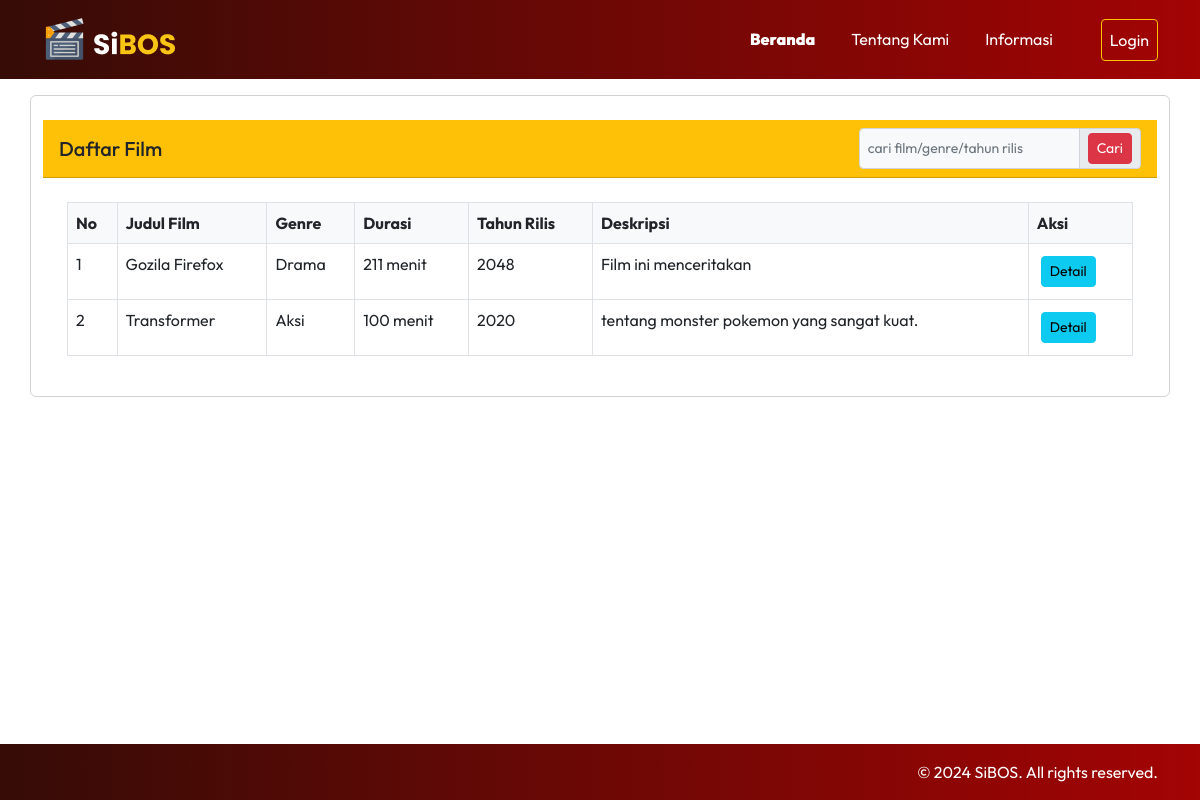
The app's page /public/film, older data.
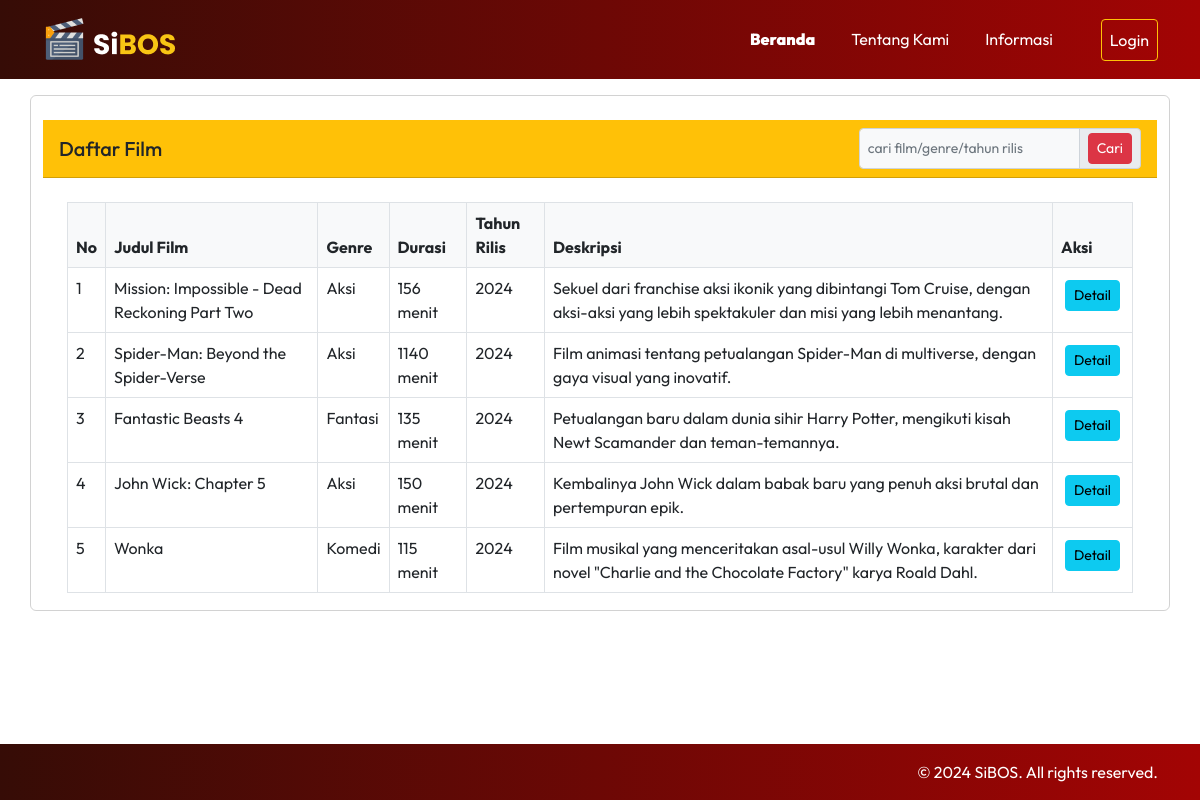
The same page, newer data.
### tables this page shows
CREATE TABLE `film` (
  `id` int NOT NULL,
  `judul` varchar(255) DEFAULT NULL,
  `genre` varchar(255) DEFAULT NULL,
  `durasi` int DEFAULT NULL,
  `tahun_rilis` int DEFAULT NULL,
  `deskripsi` text
);

### app/core/Controller.php (called while the page is built, shortened)
<?php
class Controller
{
    public function view($view, $data = [])
    {
        require_once "../app/views/" . $view . ".php";
    }
    public function model($model){
        return new $model;
    }
}

### app/controllers/Film.php (called while the page is built, shortened)
<?php
class Film extends Controller
{
    public function index()
    {
        $data['title'] = 'Film Bioskop';
        $data['film'] = $this->model('film_model')->getAllFilm();
        $this->view('templates/header', $data);
        $this->view('film/index', $data);
        $this->view('templates/footer');
    }
}

### app/core/App.php (called while the page is built, shortened)
<?php
class App {
    protected $method = "index";
    protected $params = [];
    public function __construct()
    {
        $this->controller = new $this->controller;
        call_user_func_array([$this->controller, $this->method], $this->params);
    }
}

### public/index.php (called while the page is built, shortened)
<?php
$app = new App;
?>

### app/core/Database.php (called while the page is built, shortened)
<?php
class Database{
    private $host = DB_HOST;
    private $user = DB_USER;
    private $pass = DB_PASS;
    private $db_name = DB_NAME;
    private $dbh;
    private $stmt;
    public function __construct()
    {
        $dsn = 'mysql:host=' . $this->host .';dbname=' . $this->db_name  ;
        $option = [
            PDO::ATTR_PERSISTENT => true,
            PDO::ATTR_ERRMODE => PDO::ERRMODE_EXCEPTION
        ];
        try{
            $this->dbh = new PDO($dsn, $this->user, $this->pass, $option);
        } catch(PDOException $e){
            die($e->getMessage());
        }
    }
    public function query($query)
    {
        $this->stmt = $this->dbh->prepare($query);
    }
    public function execute()
    {
        $this->stmt->execute();
    }
    public function resultSet()
    {
        $this->execute();
        return $this->stmt->fetchAll(PDO::FETCH_ASSOC);
    }
}

### app/models/film_model.php (called while the page is built, shortened)
<?php
    class film_model {
        private $table = 'film';
        private $db;
        public function __construct()
        {
            $this->db = new Database;
        }
        public function getAllFilm()
        {
            $this->db->query(' SELECT * FROM ' . $this->table);
            return $this->db->resultSet();
        }
    }
?>

### app/views/film/index.php (the view, shortened to what this page needs)
<section class="container">
    <div class="row my-3">
        <div class="card">
            <div class="card-header bg-warning mt-2">
                <h5 class="card-title mb-0">Daftar Film</h5>
                <form action="<?= BASEURL; ?>/film/cari" method="post">
                    <div class="input-group input-group-sm">
                        <input type="text" class="form-control form-control-sm bg-light" name="keyword" placeholder="cari film/genre/tahun rilis" autocomplete="off">
                        <span class="input-group-text">
                            <button type="submit" class="btn btn-sm btn-danger" id="cariFilm">Cari</button>
                        </span>
                    </div>
                </form>
            </div>
            <div class="card-body">
                <div class="table-responsive table-sm p-2" style="max-height: 400px;">
                    <table class="table table-hover table-bordered" id="dataTable" width="100%" cellspacing="0">
                        <thead class="bg-light">
                            <tr>
                                <th>No</th>
                                <th>Judul Film</th>
                                <th>Genre</th>
                                <th>Durasi</th>
                                <th>Tahun Rilis</th>
                                <th>Deskripsi</th>
                                <th>Aksi</th>
                            </tr>
                        </thead>
                        <tbody>
                            <?php $no = 1;
                            foreach ($data['film'] as $film) : ?>
                                <tr>
                                    <td><?= $no++; ?></td>
                                    <td><?= $film['judul'] ?></td>
                                    <td><?= $film['genre'] ?></td>
                                    <td><?= $film['durasi'] ?> menit</td>
                                    <td><?= $film['tahun_rilis'] ?></td>
                                    <td><?= $film['deskripsi'] ?></td>
                                    <td>
                                        <a href="<?= BASEURL; ?>/film/detail/<?= $film['id'] ?>" class="btn btn-info btn-sm btn-detail m-1">Detail</a>
                                    </td>
                                </tr>
                            <?php endforeach; ?>
                        </tbody>
                    </table>
                </div>
            </div>
        </div>
    </div>
</section>

### app/views/templates/header.php (shortened to what this page needs)
<!DOCTYPE html>
<html lang="en">
<head>
    <link href="<?= BASEURL; ?>/css/bootstrap.min.css" rel="stylesheet">
    <link href="<?= BASEURL; ?>/style.css" rel="stylesheet">
    <link href="<?= BASEURL; ?>/mobile.css" rel="stylesheet">
    <link rel="stylesheet" href="https://cdnjs.cloudflare.com/ajax/libs/font-awesome/5.15.4/css/all.min.css" />
</head>
<body>
    <nav class="navbar navbar-expand-lg">
        <div class="container">
            <a class="navbar-brand text-white" href="<?= BASEURL; ?>">
                <img src="<?= BASEURL; ?>/img/logo.png">
            </a>
            <div class="collapse navbar-collapse" id="navbarNavAltMarkup">
                <div class="navbar-nav ms-auto">
                    <a class="nav-link active text-white" aria-current="page" href="<?= BASEURL; ?>">Beranda</a>
                    <a class="nav-link text-white" href="<?= BASEURL; ?>/about">Tentang Kami</a>
                    <a class="nav-link text-white" href="<?= BASEURL; ?>/information">Informasi</a>
                    <?php if (isset($_SESSION['user'])): ?>
                        <a class="nav-link btn btn-sm btn-outline-warning text-white" href="<?= BASEURL; ?>/login/logout">Logout</a>
                    <?php else: ?>
                        <a class="nav-link btn btn-sm btn-outline-warning text-white" href="<?= BASEURL; ?>/login">Login</a>
                    <?php endif; ?>
                </div>
            </div>
        </div>
    </nav>
    <div class="container-fluid">

### app/views/templates/footer.php (shortened to what this page needs)
</div>
<footer class="bg-footer text-white py-3 mt-auto">
    <div class="container text-end">
        <p class="mb-0">&copy; 2024 SiBOS. All rights reserved.</p>
    </div>
</footer>
</body>
</html>

### public/style.css (style rules this page uses)
body { font-family: 'Outfit', sans-serif; }
html, body { height: 100%; margin: 0; display: flex; flex-direction: column; }
.container-fluid { flex: 1; padding-left: 0; padding-right: 0; }
.navbar { background: linear-gradient(to right, #360c06, #a30404); }
.navbar-brand { font-weight: 600; font-size: 2rem; }
.nav-link { font-weight: 400; font-size: 1rem; margin-right: 20px; }
.nav-link.active { font-weight: 900; }
.navbar-nav .nav-link:last-child { margin-right: 0; }
.navbar-nav .nav-link.btn { margin-left: 20px; }
.card { background: none !important; border-color: linear-gradient(to right, #360c06, #a30404); }
.card-header { display: flex; justify-content: space-between; align-items: center; }
.bg-footer { background: linear-gradient(to right, #360c06, #a30404); }
footer { bottom: 0; width: 100%; left: 0; text-align: right; }

Row changes from the older to the newer data that the page shows:
removed film: judul "Gozila Firefox", genre "Drama", durasi "211", tahun_rilis "2048", deskripsi "Film ini menceritakan"
added film: judul "Mission: Impossible - Dead Reckoning Part Two", genre "Aksi", durasi "156", tahun_rilis "2024", deskripsi "Sekuel dari franchise aksi ikonik yang dibintangi Tom Cruise, dengan aksi-aksi yang lebih spektakuler dan misi yang lebih menantang."
changed film: judul "Transformer" → "Spider-Man: Beyond the Spider-Verse"; durasi "100" → "1140"; tahun_rilis "2020" → "2024"; deskripsi "tentang monster pokemon yang sangat kuat." → "Film animasi tentang petualangan Spider-Man di multiverse, dengan gaya visual yang inovatif."
added film: judul "Fantastic Beasts 4", genre "Fantasi", durasi "135", tahun_rilis "2024", deskripsi "Petualangan baru dalam dunia sihir Harry Potter, mengikuti kisah Newt Scamander dan teman-temannya."
added film: judul "John Wick: Chapter 5", genre "Aksi", durasi "150", tahun_rilis "2024", deskripsi "Kembalinya John Wick dalam babak baru yang penuh aksi brutal dan pertempuran epik."
added film: judul "Wonka", genre "Komedi", durasi "115", tahun_rilis "2024", deskripsi "Film musikal yang menceritakan asal-usul Willy Wonka, karakter dari novel \"Charlie and the Chocolate Factory\" karya Roald Dahl."
